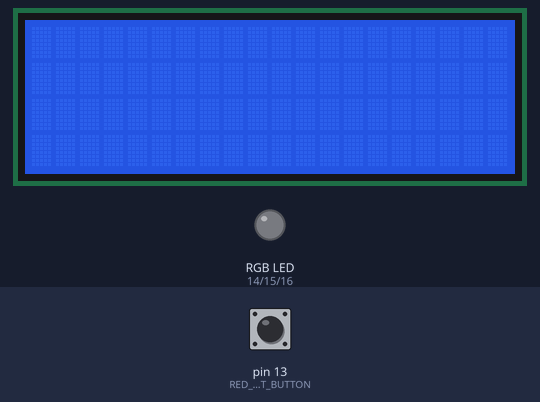
Bench run of a program on a simulated Arduino Uno, built with avr-gcc and run on an emulated ATmega328P. Parts: 20×4 character LCD, an RGB LED mixed from three pins (HIGH = lit). The test bench sets the inputs (shaded band); at power-on: pin 13 (RED_ALERT_BUTTON) LOW.

Above: at 1.2 s.
1.3 s: pin 13 (RED_ALERT_BUTTON) pulled HIGH for 0.15 s
At 1.37 s:
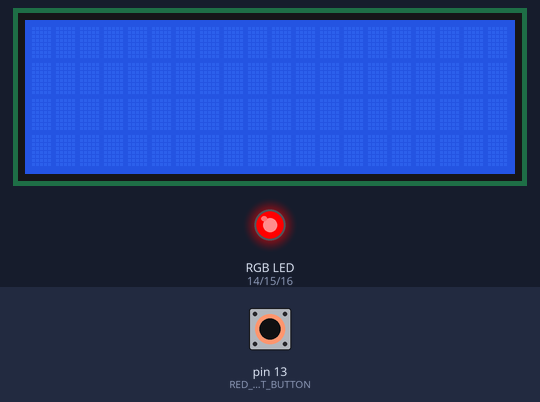
2.9 s: pin 13 (RED_ALERT_BUTTON) pulled HIGH for 3.2 s
At 6.7 s:
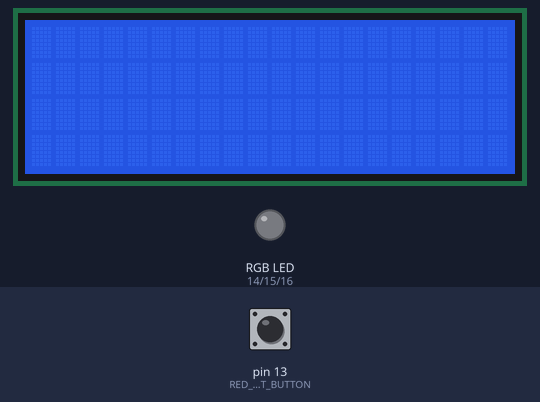
Timing chart, 0 to 8.2 s (numbered marks = the images above; inputs shaded):
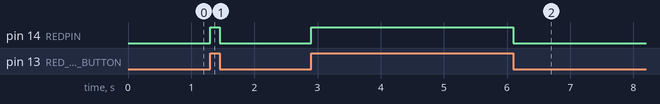

The program:

main.cpp
```cpp
#include <Arduino.h>
#include "../include/state.h"
// #include "audio.h"
#include "../include/dimmer.h"
#include "../include/serial.h"

#define RED_ALERT_BUTTON 13

struct State {
    int redAlert = 0;
    int r = 0;
    int g = 0;
    int b = 0;
} state;


int isRedAlert() {
    return digitalRead(RED_ALERT_BUTTON);
}

void updateState(State *state) {
    state->redAlert = isRedAlert();
}

void output(State state) {
    if(state.redAlert) {
        redAlert();
    } else {
        deluminate();
    }
}

void setup() {
    Serial.begin(115200);
    pinMode(RED_ALERT_BUTTON, INPUT);
    setupSerial();
}

void loop() {
    updateState(&state);
    output(state);
    // scanInput();
}
```

dimmer.h
```cpp
//
// Created by trevor on 10/2/2022.
//

void setupDimmer();

void illuminate();

void glow(int r, int g, int b);
void redAlert();

void deluminate();

void swirl();
```

serial.h
```cpp
//
// Created by trevor on 11/4/2022.
//

#ifndef EE_SERIAL_H
#define EE_SERIAL_H

#endif //EE_SERIAL_H


void setupSerial();

void scanInput();
```

state.h
```cpp
//
// Created by Trevor Grayson on 11/5/22.
//

#ifndef EE_STATE_H
#define EE_STATE_H

#endif //EE_STATE_H
```

audio.cpp
```cpp
//
// Created by trevor on 10/2/2022.
//
//#include "audio.h"
```

dimmer.cpp
```cpp
//
// RGB Light dimmer by sliders, et al.
//
// Created by trevor on 10/2/2022.
//
#include "../include/dimmer.h"

#include "Arduino.h"

#define REDPIN    14  // A0, A1, A2
#define GREENPIN  15
#define BLUEPIN   16

#define FADESPEED 5     // make this higher to slow down

void setupDimmer() {
    pinMode(REDPIN, OUTPUT);
    pinMode(GREENPIN, OUTPUT);
    pinMode(BLUEPIN, OUTPUT);
}

void illuminate() {
    analogWrite(REDPIN, 255);
    analogWrite(GREENPIN, 255);
    analogWrite(BLUEPIN, 255);
}

void glow(int r, int g, int b) {
    analogWrite(REDPIN, r);
    analogWrite(GREENPIN, g);
    analogWrite(BLUEPIN, b);
}

void deluminate() {
    analogWrite(REDPIN, 0);
    analogWrite(GREENPIN, 0);
    analogWrite(BLUEPIN, 0);
}

void redAlert() {
    glow(255, 0, 0);
}

void swirl() {
    int r, g, b;

    // fade from blue to violet
    for (r = 0; r < 256; r++) {
        analogWrite(REDPIN, r);
        delay(FADESPEED);
    }
    // fade from violet to red
    for (b = 255; b > 0; b--) {
        analogWrite(BLUEPIN, b);
        delay(FADESPEED);
    }
    // fade from red to yellow
    for (g = 0; g < 256; g++) {
        analogWrite(GREENPIN, g);
        delay(FADESPEED);
    }
    // fade from yellow to green
    for (r = 255; r > 0; r--) {
        analogWrite(REDPIN, r);
        delay(FADESPEED);
    }
    // fade from green to teal
    for (b = 0; b < 256; b++) {
        analogWrite(BLUEPIN, b);
        delay(FADESPEED);
    }
    // fade from teal to blue
    for (g = 255; g > 0; g--) {
        analogWrite(GREENPIN, g);
        delay(FADESPEED);
    }
}
```

serial.cpp
```cpp
//
// Created by trevor on 11/4/2022.
//

#include "../include/serial.h"

#include <Arduino.h>
#include <LiquidCrystal_I2C.h>


LiquidCrystal_I2C lcd(0x27, 20, 4);

#define WIDTH 17

int incomingByte = 0;
int lastByte = 0;

char clear[WIDTH] = "                ";
char lcdDisplay[16];

int offset = 0;
int offsetY = 0;


void print() {
    lcd.setCursor(0, offsetY);
    lcd.print(clear);
    lcd.setCursor(0, offsetY);
    lcd.print(lcdDisplay);
}


void setupSerial() {
    lcd.init();
    lcd.backlight();
    lcd.setCursor(0, offsetY);
    print();
}

void scanInput() {
    if (Serial.available() > 0) {
        // read the incoming byte:
        lastByte = incomingByte;
        incomingByte = Serial.read();
        if (incomingByte == '\0') {
            offset = 0;
        }

        if (incomingByte == '\0' && lastByte == '\0') {
            offsetY = (offsetY + 1) % 2;
            print();
        }
        if(incomingByte != '\0') {
            lcdDisplay[offset] = incomingByte;
            lcdDisplay[offset+1] = 0;
            offset++;
            print();
        }

        if(offset >= WIDTH - 1) {
            offset = 0;
            strcpy(lcdDisplay, clear);
        }
    }
}
```

Measured:
- after the input at 1.3 s, pin 14 (REDPIN): LOW → HIGH at once, → LOW 0.15 s later
- after the input at 2.9 s, pin 14 (REDPIN): LOW → HIGH at once, → LOW 3.2 s later
